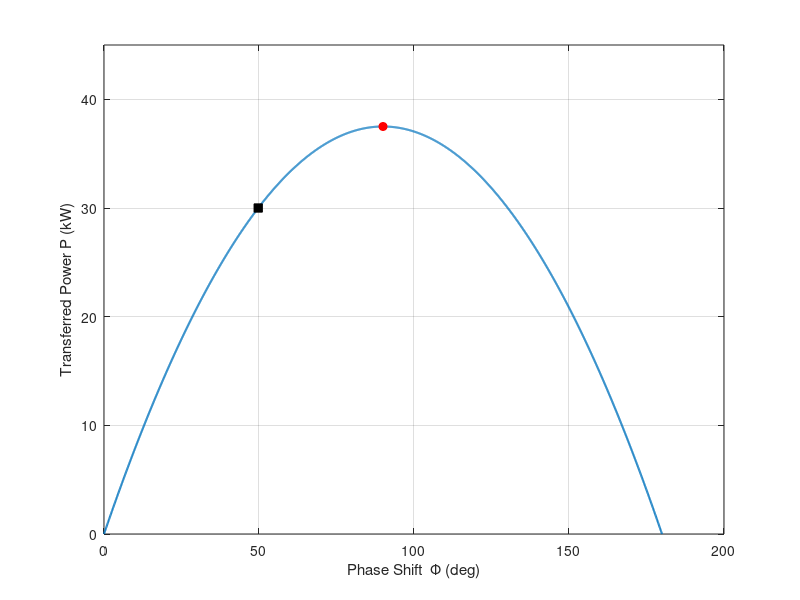

Reproduce this figure in MATLAB.
clear;
close all;
clc;

Vin = 800; %input voltage
Vout = 800; %output voltage
Pout = 30e3; %output power
fs = 100e3; %switch frequency
N = Vout/Vin;  %Vout/Vin;
n = 1/N;
L_act = 0;

auto_compute_L = (L_act==0);
FOS = 0.8; % 80%
plot_P_Vs_Phi = true;
phi_selection = 'lower'; 

Ts=1/fs; %switch perios sec
omega_s=2*pi*fs; %Angular switching frequency rad/sec

L_req = (Vin*Vout)/(8*n*fs*Pout);
if auto_compute_L
    L_act = L_req*FOS;
end

Pout_max = (Vin*Vout)/(8*n*fs*L_act);
L_max_allowed = (Vin*Vout)/(8*n*fs*Pout);

%solve phi

K=(2 * (pi^2) * fs * L_act * Pout * n) / (Vin*Vout);
disc = (pi^2) - (4 * K);
if disc<0
        phi_sol_rad = NaN;
        phi_sol_deg = NaN; 
else
    sqrt_disc=sqrt(disc);
    phi_a = (pi + sqrt_disc)/2;
    phi_b = (pi - sqrt_disc)/2;
    if strcmpi(phi_selection,'lower')
        phi_sol_rad = phi_b;
    else
        phi_sol_rad = phi_a;
    end
    phi_sol_deg = phi_sol_rad * (180 / pi);
    P_cal = (Vin*Vout)/(2 * n * pi^2 * fs * L_act) * (phi_sol_rad) * (pi-phi_sol_rad);
end

R_load = Vout^2 / Pout;
I_in_avg = Pout / Vin;
I_out_DC = Pout / Vout;
I_Base = Vin / (omega_s*L_act);

dt = Ts/100;

if plot_P_Vs_Phi && disc >=0
    phi_vec = linspace (1e-4,pi-1e-4,2000);
    P_vec = (Vin*Vout) / (2*n*pi^2*fs*L_act) .*(phi_vec.*(pi-phi_vec));
    figure('Name','DAB: Power Vs Phase-Shift','NumberTitle','off');
    plot(phi_vec*180/pi , P_vec/1e3,'LineWidth',1.5);
    hold on;
    grid on;
    xlabel('Phase Shift  \Phi (deg)');
    ylabel('Transferred Power P (kW)');
    [Pout_max_idx,idx] = max(P_vec);
    plot((pi/2)*180/pi , P_vec(idx)/1e3,'ro','MarkerFaceColor','r');
    if ~isnan(phi_sol_rad)
        plot(phi_sol_rad*180/pi,P_cal/1e3,'ks','MarkerFaceColor','k');
    end
    ylim([0,max(P_vec)/1e3*1.2]);
    hold off
end

ripple_percent=3/100;
votlage_ripple= ripple_percent*Vout;
C = I_out_DC / (votlage_ripple*fs);

%Ts=360 | Ts=180 | selected_phi = time?

selected_phi_time = (Ts/360)*(phi_sol_deg);
ratio_constant = selected_phi_time/Ts;

%phi = (90*180)/pi;
%D = 1/2;
